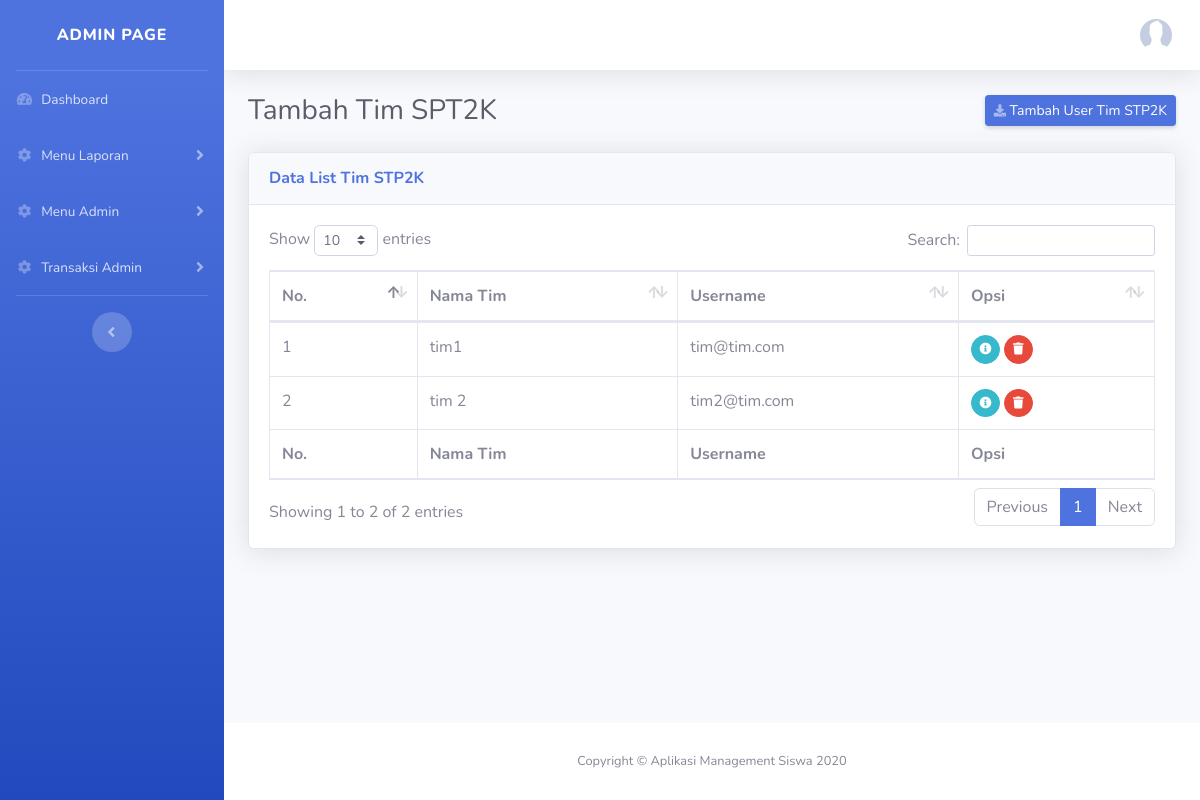
Page /index.php/tim on the committed database.
### tables this page shows
CREATE TABLE `tim_stp2k` (
  `id_tim` int(11) NOT NULL,
  `nama_tim` varchar(255) DEFAULT NULL,
  `username` varchar(255) DEFAULT NULL,
  `password` varchar(255) DEFAULT NULL
);

### application/controllers/Tim.php (called while the page is built, shortened)
<?php
class Tim extends CI_Controller {
    public function __construct()
    {
        $this->load->model('TimSTP2KModel');
    }
    public function index ()
    {
        $data = $this->TimSTP2KModel->getAllData();
        $this->load->view('layout/header', ['data' => $data]);
        $this->load->view('admin/side_menu');
        $this->load->view('admin/tambah_tim');
        $this->load->view('layout/footer');
    }
}

### index.php (called while the page is built, shortened)
<?php
require_once BASEPATH.'core/CodeIgniter.php';

### application/models/TimSTP2KModel.php (called while the page is built, shortened)
<?php
class TimSTP2KModel extends CI_Model
{
    public function getAllData()
    {
        return $this->db->get('tim_stp2k')->result_array();
    }
}

### application/views/admin/tambah_tim.php (the view, shortened to what this page needs)
<div class="d-sm-flex align-items-center justify-content-between mb-4">
  <h1 class="h3 mb-0 text-gray-800">Tambah Tim SPT2K</h1>
  <a href="#" data-toggle="modal" data-target="#tambahModal" class="d-none d-sm-inline-block btn btn-sm btn-primary shadow-sm"><i class="fas fa-download fa-sm text-white-50"></i> Tambah User Tim STP2K</a>
</div>
<div class="card shadow mb-4">
  <div class="card-header py-3">
    <h6 class="m-0 font-weight-bold text-primary">Data List Tim STP2K</h6>
  </div>
  <div class="card-body">
    <div class="table-responsive">
      <table class="table table-bordered" id="dataTable" width="100%" cellspacing="0">
        <thead>
          <tr>
            <th>No.</th>
            <th>Nama Tim</th>
            <th>Username</th>
            <th>Opsi</th>
          </tr>
        </thead>
        <tfoot>
          <tr>
            <th>No.</th>
            <th>Nama Tim</th>
            <th>Username</th>
            <th>Opsi</th>
          </tr>
        </tfoot>
        <tbody>
            <?php $i = 1; foreach ($data as $key) : ?>
          <tr>
            <td><?= $i; ?></td>
            <td><?= $key['nama_tim'] ?></td>
            <td><?= $key['username'] ?></td>
            <td>
                <div class="btn-group" role="group" aria-label="Basic example">
                  <form action="<?= base_url('tim/edit'); ?>" method="GET">
                      <button href="#" class="btn btn-info btn-circle btn-sm mr-1">
                        <i class="fas fa-info-circle"></i>
                      </button>
                  </form>
                  <form action="<?= base_url('tim/deleteData'); ?>" method="POST">
                      <button href="#" class="btn btn-danger btn-circle btn-sm mr-1" onclick="return confirm('Are you sure you want to delete this item?');">
                        <i class="fas fa-trash"></i>
                      </button>
                  </form>
              </div>
            </td>
          </tr>
            <?php $i++; endforeach; ?>
        </tbody>
      </table>
    </div>
  </div>
</div>

### rows in the picture
tim_stp2k: nama_tim "tim1", username "tim@tim.com"
tim_stp2k: nama_tim "tim 2", username "tim2@tim.com"
